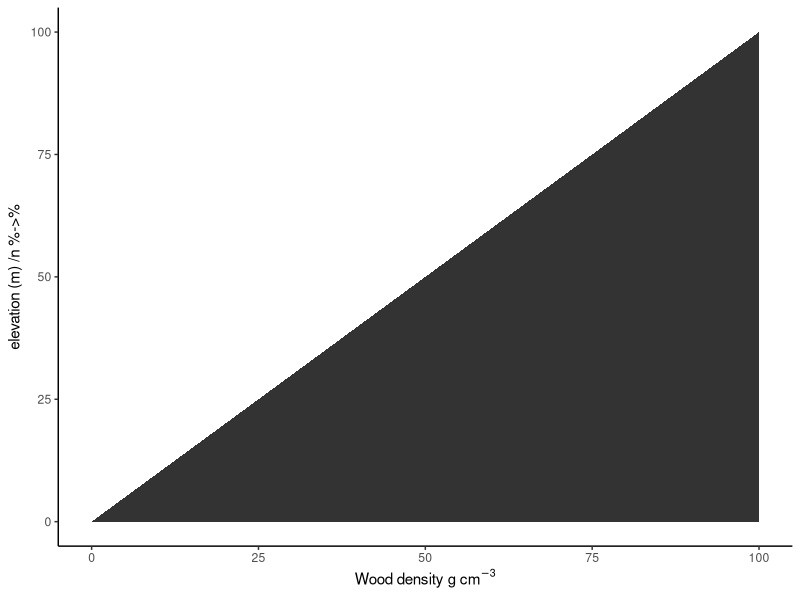

Here is the R script that generated this plot:
################################################################################
#' @title Expected wood density distribution  
#' @author James Margrove 
#' 
#' @discription a graph of the wood density hypothesis 
#'  

require(ggplot2)

data <- data.frame(point = c("lowlow", "lowhigh", "highhigh"), 
                   x = c(0,100,100),
                   y = c(0,0,100))

ggplot(data, aes(x = x, y = y)) + 
  geom_polygon() + 
  theme_classic() + 
  xlab(bquote("Wood density g" ~cm^-3 )) +
  ylab(expression("elevation (m) /n %->%")) 
